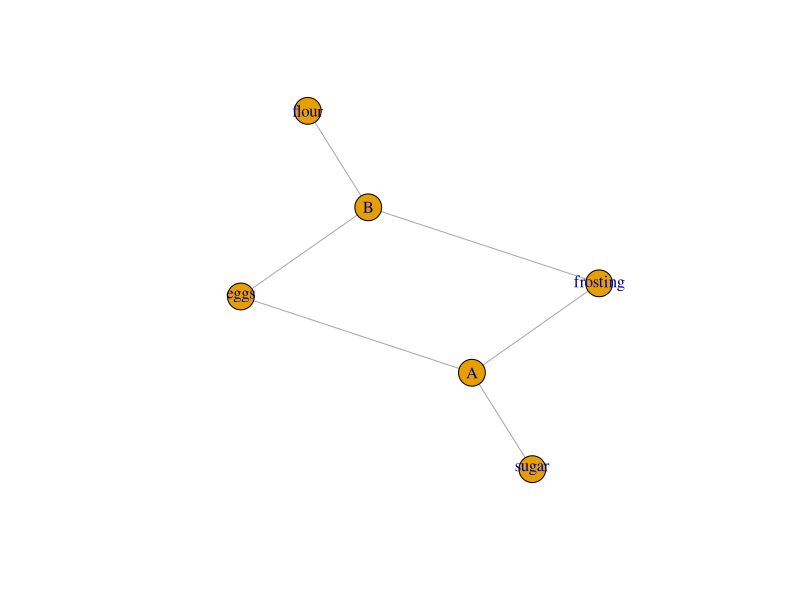

The R script that drew this image:
library("igraph")
nodes <- c("A","B","sugar","frosting","eggs","flour")
edges <- data.frame(c("A","A","A","B","B","B"),
                    c("sugar","frosting","eggs","frosting","eggs","flour"))
colnames(edges) <- c("from","to")
graph <- graph_from_data_frame(d=edges, vertices=nodes, directed=F)
graph
plot(graph)
## matrix representation of SimRank
# adjacency matrix
A <- as_adjacency_matrix(graph)
A <- as.matrix(A, "adjacency")
# normalized by columns
W <- scale(A, center=FALSE, scale=colSums(A))
I <- diag(length(nodes))
S <- diag(length(nodes))
simrank <- function(C = 0.8, K = 5){
  res <- list()
  for (k in 1:K){
    X <- t(W) %*% S %*% W
    D <- I
    diag(D) <- diag(X)
    S <- C*X - C*D + I
    res[[k]] <- S
  }
  return(res)
}
simrank()